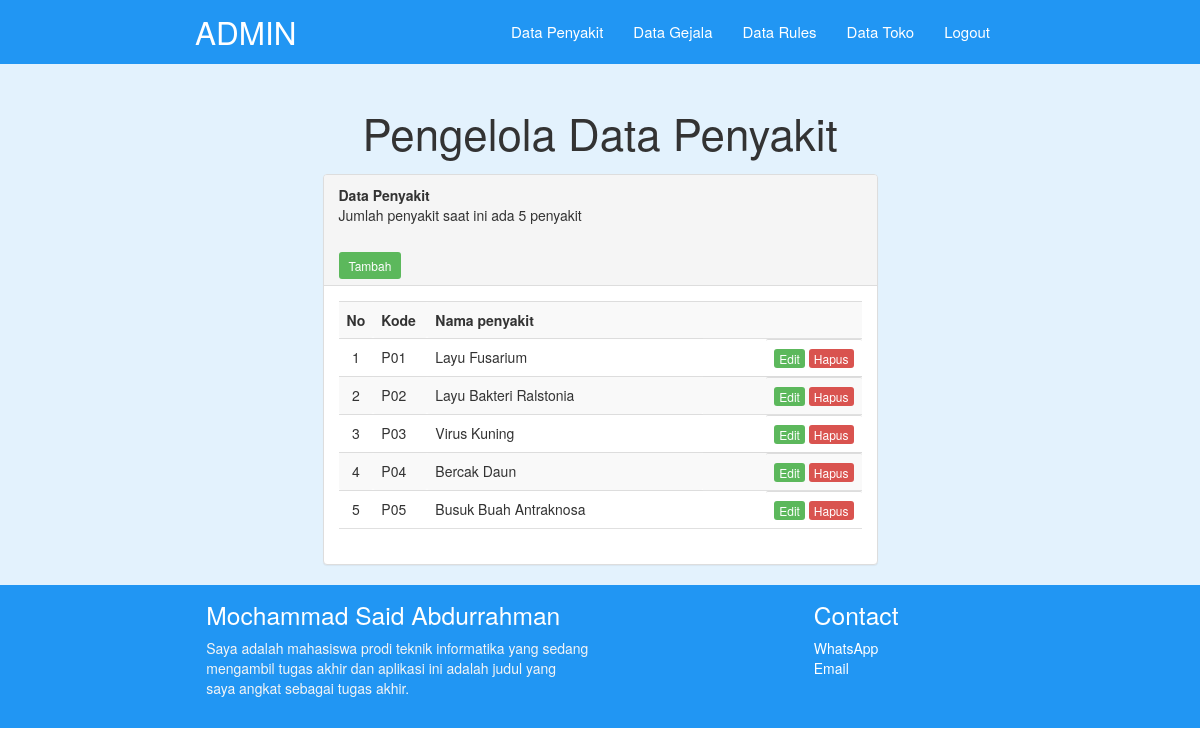
/pakar/penyakitTampil.php (signed in), run on the app's committed database.
### tables this page shows
CREATE TABLE `penyakit` (
  `id_penyakit` char(3) NOT NULL,
  `nama_penyakit` varchar(30) NOT NULL,
  `info_penyakit` text NOT NULL,
  `penanganan` text NOT NULL,
  `gambar` varchar(100) NOT NULL,
  `obat` varchar(1000) NOT NULL
);

### pakar/penyakitTampil.php (the view, shortened to what this page needs)
<?php
include "../koneksi.php";
?>
<!DOCTYPE html>
<html lang="en">
<head>
  <link href="../css/bootstrap.css" type="text/css" rel="stylesheet" media="screen, projection"/>
  <link href="../css/materialize.css" type="text/css" rel="stylesheet" media="screen,projection"/>
  <link href="../css/style.css" type="text/css" rel="stylesheet" media="screen,projection"/>
</head>
<body>
    <nav class="blue" role="navigation">
        <div class="nav-wrapper container "><a id="logo-container" href="index.php" class="brand-logo">ADMIN</a>
            <ul class="right hide-on-med-and-down">
                <li><a href="penyakitTampil.php">Data Penyakit</a></li>
                <li><a href="gejalaTampil.php">Data Gejala</a></li>
                <li><a href="rulesTampil.php">Data Rules</a></li>
                <li><a href="tokoTampil.php">Data Toko</a></li>
                <li><a href="logout.php" onclick="return confirm('Anda Yakin Ingin Logout..?');" target="_self">Logout</a></li>
            </ul>
        </div>
    </nav>
    <div class="col-md-12 blue lighten-5">
        <div class="section no-pad-bot container" id="index-banner">
            <div>
                <h3 class="header center">Pengelola Data Penyakit</h3>
            </div>
        </div>
    </div>
    <div class="col-md-12 blue lighten-5">
        <div class="col-md-6 col-md-offset-3 content">
            <div class="panel panel-default">
                <div class="panel-heading">
                    <b>Data Penyakit</b>
                    <?php
                        $sql = "SELECT * from penyakit";
                        $query = mysqli_query($koneksi, $sql);
                        $row = mysqli_num_rows($query);
                        echo "<p>Jumlah penyakit saat ini ada $row penyakit</p>";
                    ?>
                    <br>
                    <a href="penyakitTambah.php" class="btn-sm btn-success" target="_self">Tambah</a>
                </div>
                <div class="panel-body">
                    <table class="table table-striped" id="table">
                        <tr>
                            <th width="28">No</th>
                            <th width="54">Kode</th>
                            <th width="400" colspan="2">Nama penyakit</th>
                        </tr>
                        <?php
                            $sql = "SELECT * from penyakit order by id_Penyakit";
                            $query = mysqli_query($koneksi, $sql);
                            $no = 0;
                            while($result = mysqli_fetch_array($query)){
                                $no++;
                        ?>
                        <tr>
                            <td class="center"><?php echo $no;?></td>
                            <td><?php echo $result['id_penyakit'];?></td>
                            <td><?php echo $result['nama_penyakit'];?></td>
                            <td class="right">
                                <a class="btn-xs btn-success raised" href="penyakitEdit.php?kdubah=<?php echo $result['id_penyakit']; ?>" target="_self">Edit</a>
                                <a class="btn-xs btn-danger raised" href="penyakitHapus.php?kdhapus=<?php echo $result['id_penyakit']; ?>" target="_self" onclick="return confirm('Apakah Anda Yakin Ingin Menghapus Data..?');">Hapus</a>
                            </td>
                        </tr>
                        <?php
                            }
                        ?>
                    </table>
                </div>
            </div>
        </div>
    </div>
     <footer class="page-footer blue">
      <div class="container">
        <div class="row">
          <div class="col l6 s12">
            <h5 class="white-text">Mochammad Said Abdurrahman</h5>
            <p class="grey-text text-lighten-4">Saya adalah mahasiswa prodi teknik informatika yang sedang mengambil tugas akhir dan aplikasi ini adalah judul yang saya angkat sebagai tugas akhir.</p>
          </div>
          <div class="col l3 s12">
          </div>
          <div class="col l3 s12">
            <h5 class="white-text">Contact</h5>
            <ul>
              <li><a class="white-text" href="https://api.whatsapp.com/send?phone=082143668971" target="_blank">WhatsApp</a></li>
             <li><a class="white-text" href="http://msaidabdurrahman99@gmail.com" target="_blank">Email</a>
            </ul>
          </div>
        </div>
      </div>
    </footer>
  </body>
</html>

### css/style.css (style rules this page uses)
a { text-decoration: none; }

### data on the page
penyakit: id_penyakit "P01", nama_penyakit "Layu Fusarium"
penyakit: id_penyakit "P02", nama_penyakit "Layu Bakteri Ralstonia"
penyakit: id_penyakit "P03", nama_penyakit "Virus Kuning"
penyakit: id_penyakit "P04", nama_penyakit "Bercak Daun"
penyakit: id_penyakit "P05", nama_penyakit "Busuk Buah Antraknosa"

### other printed values
$row "5"
